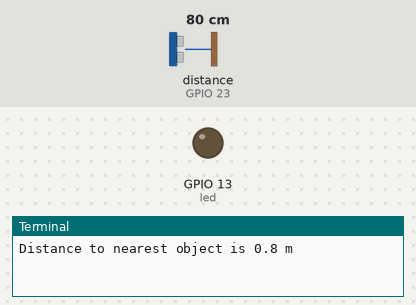
A program run on a simulated Raspberry Pi (BCM pin numbers). Parts: output pins drawn as LEDs (lit = HIGH), the last lines printed to the terminal. The test bench sets the inputs (shaded band); at power-on: distance to the obstacle (sensor on GPIO 23) 80 cm.

Above: at 1.2 s.
1.3 s: distance to the obstacle (sensor on GPIO 23) set to 22 cm
2.8 s: distance to the obstacle (sensor on GPIO 23) set to 19 cm
At 4.1 s:
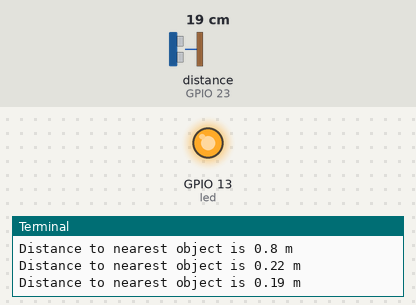
4.5 s: distance to the obstacle (sensor on GPIO 23) set to 35 cm
At 5.9 s:
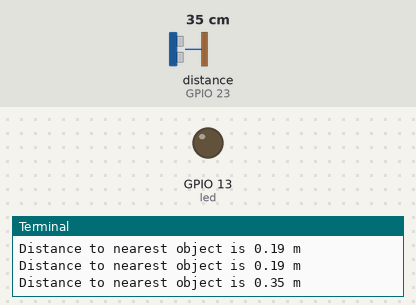
6.2 s: distance to the obstacle (sensor on GPIO 23) set to 2 cm
At 7.5 s:
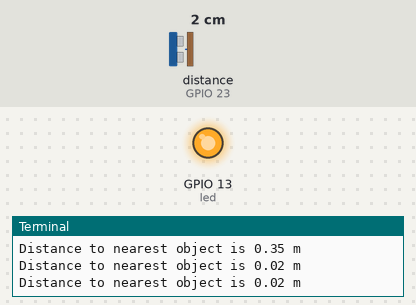
Timing chart, 0 to 8.9 s (numbered marks = the images above; inputs shaded):
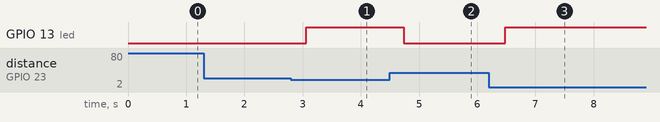

The program:

ex04.py
```python
# 가까우면 led 켜기
from gpiozero import DistanceSensor, LED
from time import sleep

sensor = DistanceSensor(23, 24, max_distance=1, threshold_distance=0.2)
led = LED(13)

sensor.when_in_range = led.on
sensor.when_out_of_range = led.off

while True:
    print('Distance to nearest object is', sensor.distance, 'm')
    sleep(1)
```

Measured:
- the behaviour switches between 21 and 20 cm on distance to the obstacle (sensor on GPIO 23) (found by bisection; images 0 and 1)
- after the input at 2.8 s, GPIO 13 (led): LOW → HIGH after 0.26 s
- after the input at 4.5 s, GPIO 13 (led): HIGH → LOW after 0.24 s
- after the input at 6.2 s, GPIO 13 (led): LOW → HIGH after 0.28 s
